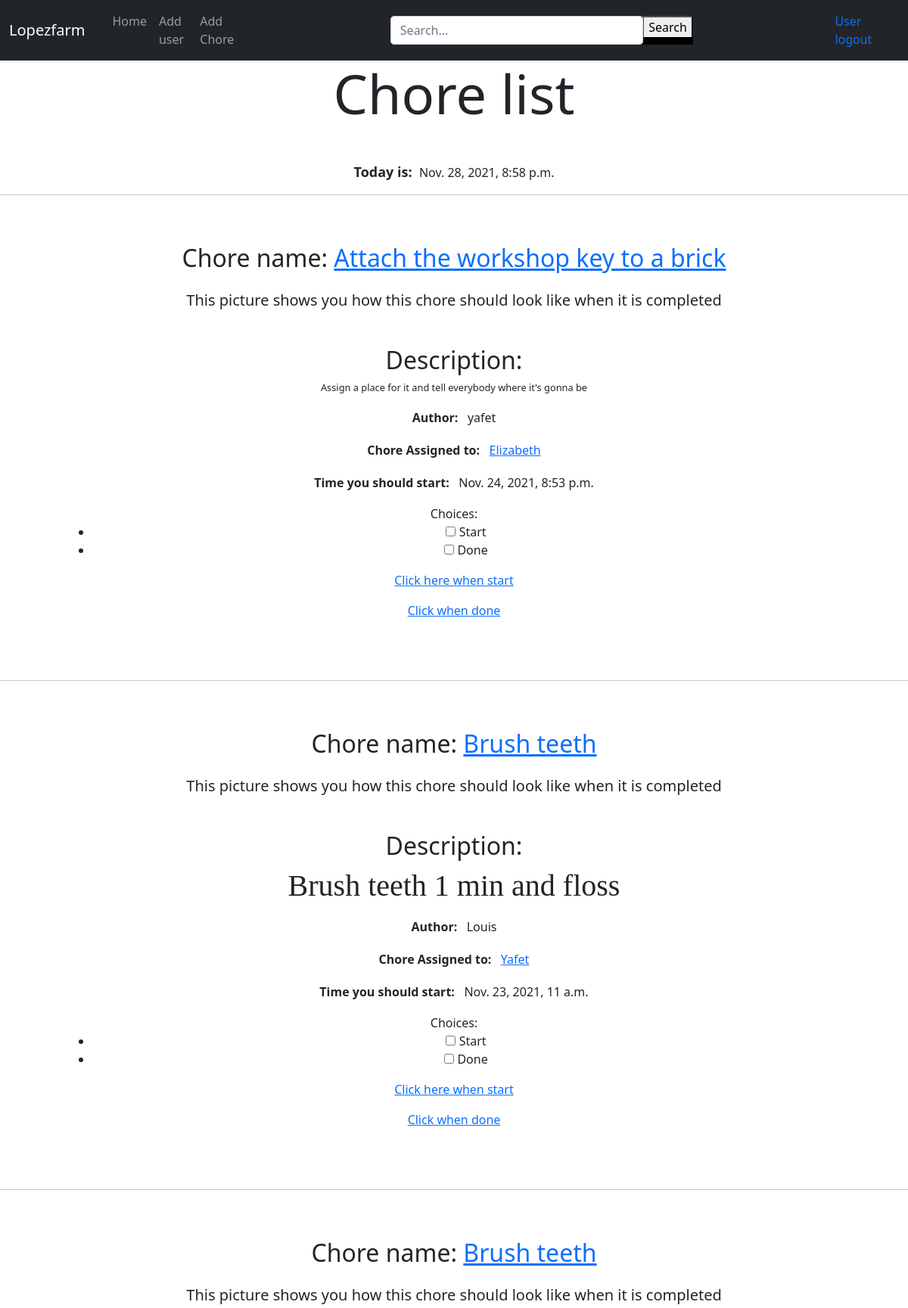
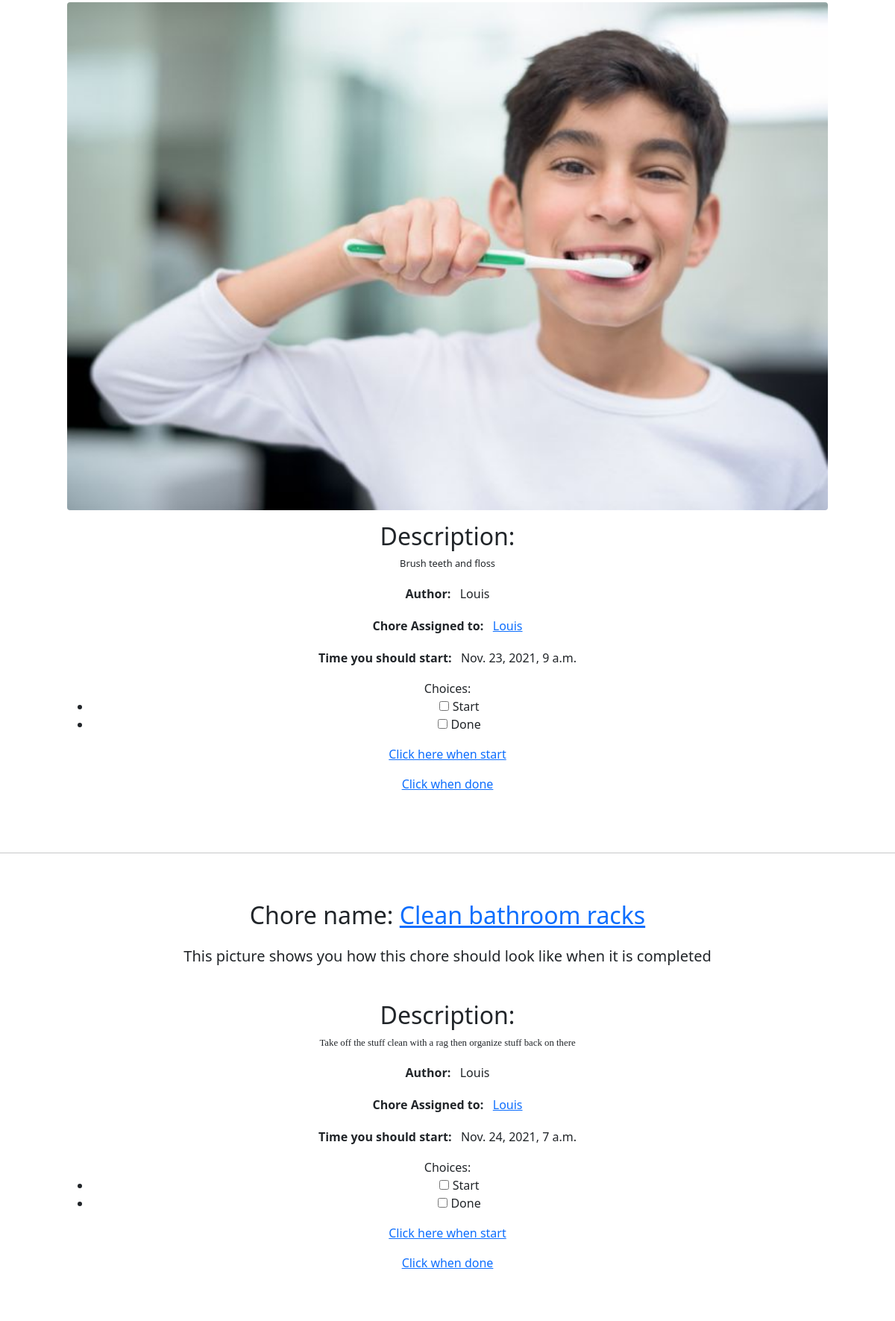
Screenshot of / (signed in, upper part) with the database file from the repository (2 pictures, top to bottom).
### app/models.py (models this page shows, shortened)
class Chore(models.Model):
    id=models.AutoField(primary_key=True)
    name=models.CharField('Chore name', max_length=100, null=False, blank=False)
    content=RichTextField('Content', blank=True, null=True)
    imagen=models.ImageField(upload_to="app", null=False, blank=False)
    author=models.ForeignKey(User, on_delete=models.CASCADE)
    userchore=models.ManyToManyField(UserChore)
    created=models.DateTimeField('Created date', auto_now=False, auto_now_add=True)
    updated=models.DateTimeField('Updated date', auto_now=False, auto_now_add=True)
    state=models.BooleanField('Active/Inactive', default=True)
    start_task=models.DateTimeField(auto_now_add=False, auto_now=False, blank=True, null=True)
    class Meta:
        verbose_name='chore'
        verbose_name_plural='chores'
        ordering=['name']

class UserChore(models.Model):
    id=models.AutoField(primary_key=True)
    name=models.CharField('Username', max_length=50, null=False, blank=False)
    lastName=models.CharField(max_length=50, null=False, blank=False)
    email=models.EmailField('Email', blank=False, null=False)
    state=models.BooleanField('User', default=True)
    fecha_creacion=models.DateField('Fechad de Creacion', auto_now=False, auto_now_add=True)
    gener=models.CharField(max_length=10)
    class Meta:
        verbose_name='UserChore'
        verbose_name_plural='UserChores'
        ordering=['name']

### app/views.py (the view)
# urls.py: path("", views.home1, name="home1"),
@login_required(login_url=LOGIN_URL)
def home1(request):
    chores=Chore.objects.filter(state=True)
    queryset=request.GET.get("search")                                          #Getting information from GET method
    if queryset:
        chores=Chore.objects.filter(
            Q(name__icontains=queryset) | Q(content__icontains=queryset)        #It takes search word in the name or content ignoring the rest
        ).distinct()                                                            #Disting is to separate fron the one are iquals
    now=datetime.datetime.now()
    form=SimpleForm()
    paginator=Paginator(chores, 5)                                              #Shows 2 products per page
    page=request.GET.get('page')                                                #Get what is the current page
    chores=paginator.get_page(page)                                             #Get list of product according with current page
    return render(request, 'app/home1.html', {"chores":chores, "now":now, "form":form})

### app/forms.py
class SimpleForm(forms.Form):
    choices = forms.MultipleChoiceField(
        required=False,
        widget=forms.CheckboxSelectMultiple,
        choices=FAVORITE_COLORS_CHOICES,
    )

### app/templates/app/home1.html (shortened to what this page needs)
{% extends 'app/layout.html' %}
{% load static %}
{% block content %}
{% if chores %}
    {% for chore in chores %}
    <hr class="solid">
    <section class="page-section clearfix">
        <div class="container">
            <div class="intro-text left-0 text-center bg-faded p-5 rounded">
                <h2 class="section-heading mb-4" >
                    <p>
                    <span class="section-heading-lower">Chore name: <a href="{% url 'chore' chore.id %}">{{chore.name}}</a></span></p>
                </h2>
                <div class="intro">
                    <h5>This picture shows you how this chore should look like when it is completed</h5>
                    <img class="intro-img img-fluid mb-3 mb-lg-0 rounded" src="{{chore.imagen.url}}" alt="" style="width: 100%;">
                </div>
                <div style="text-align: center; font-size: 0.8em;">
                    <p><h2>
                    <span class="section-heading-upper">Description: </h2>{{chore.content | safe}}</span></p>
                </div>
                <div>
                    <P style="text-align: center"><strong>Author:&nbsp;&nbsp;</span></strong> {{ chore.author }}</p>
                    <P style="text-align: center"><strong>Chore Assigned to:&nbsp;&nbsp;</span></strong>
                    {% for username in chore.userchore.all %}
                        <a href="{% url 'user' username.id %}"> {{username.name}}</a>
                    {% endfor %}
                    </p>
                    <P style="text-align: center"><strong>Time you should start: &nbsp;&nbsp;</span></strong>{{ chore.start_task }}</P>
                    {{ form }}
                    <p><a href="{% url 'startChore' chore.id %}">Click here when start</a></p>
                    <p><a href="{% url 'deleteChore' chore.id %}">Click when done</a></p>
                </div>
            </div>
        </div>
    </section>
    {% endfor %}
{% else %}
    <h1 style="text-align: center;">There is no chores Assigned</h1>
{% endif %}
{% endblock content %}

### rows the page displays
Chore: name "Attach the workshop key to a brick", content "Assign a place for it and tell everybody where it's gonna be", author "yafet", start_task "Nov. 24, 2021, 8:53 p.m."
UserChore: name "Elizabeth"
Chore: name "Brush teeth", content "Brush teeth 1 min and floss", author "Louis", start_task "Nov. 23, 2021, 11 a.m."
UserChore: name "Yafet"
Chore: name "Brush teeth", imagen (picture), content "Brush teeth and floss", author "Louis", start_task "Nov. 23, 2021, 9 a.m."
UserChore: name "Louis"
Chore: name "Clean bathroom racks", content "Take off the stuff clean with a rag then organize stuff back on there", author "Louis", start_task "Nov. 24, 2021, 7 a.m."
